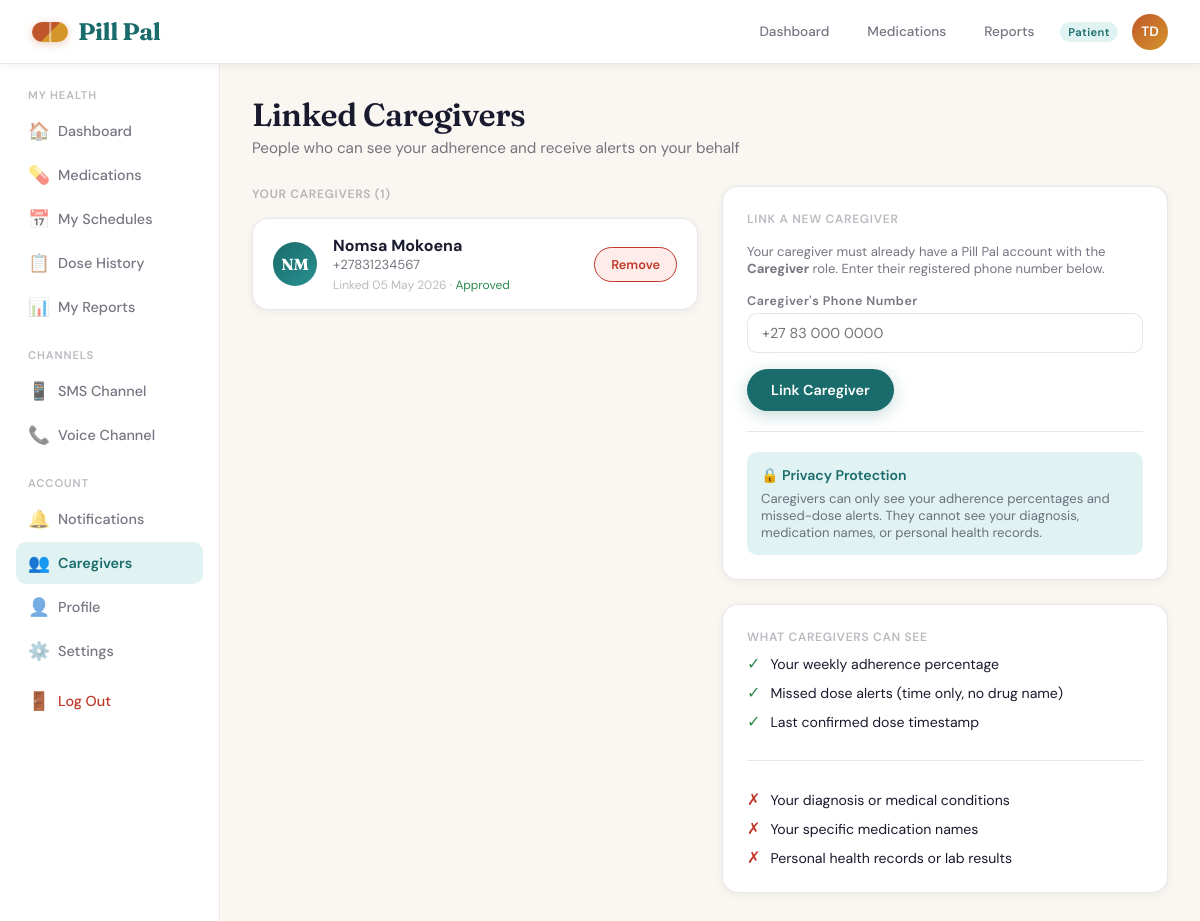
Page /accounts/caregivers/ (signed in) on the earlier database version.
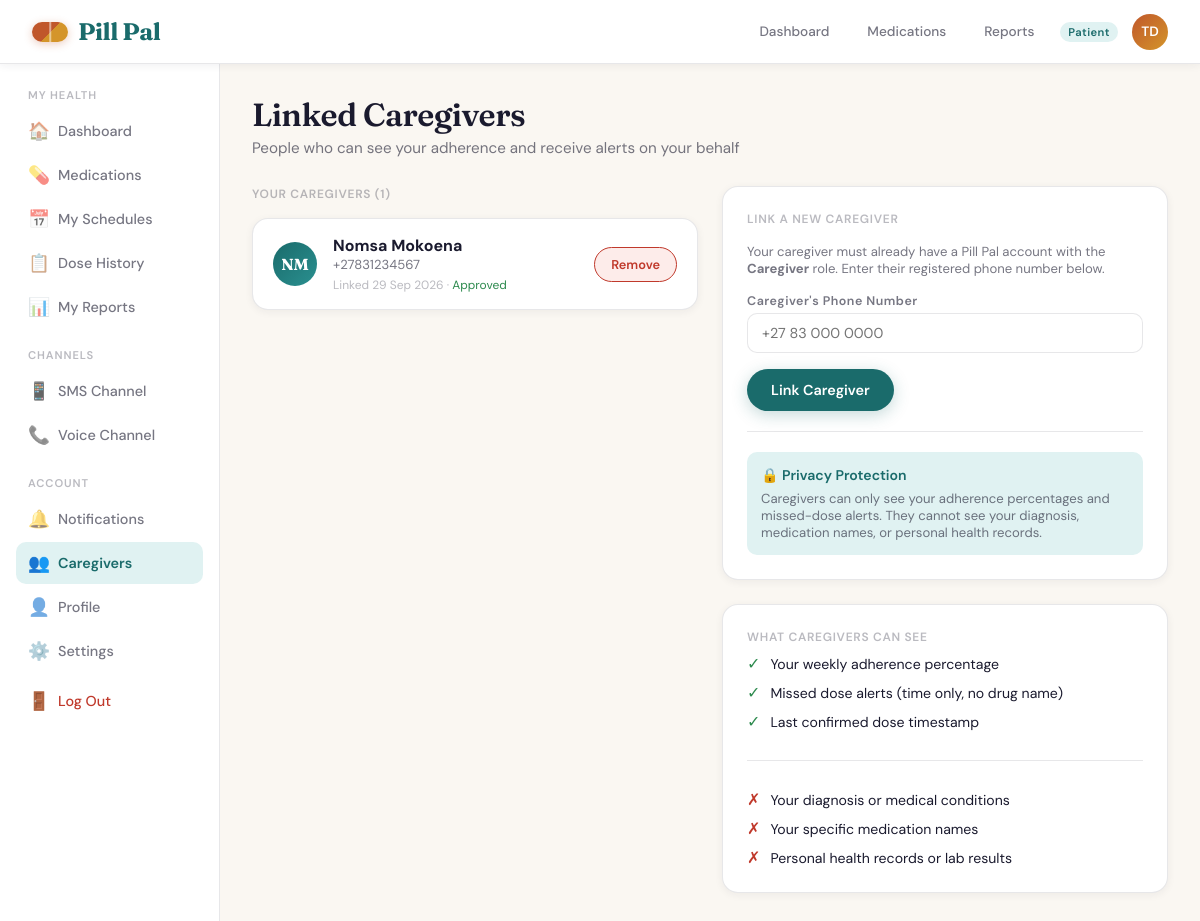
Same page on the later database version.
### accounts/models.py (models this page shows, shortened)
class CaregiverPatient(models.Model):
    caregiver = models.ForeignKey(User, on_delete=models.CASCADE, related_name='caregiving_links')
    patient = models.ForeignKey(User, on_delete=models.CASCADE, related_name='caregiver_links')
    approved = models.BooleanField(default=False)
    linked_date = models.DateTimeField(auto_now_add=True)
    class Meta:
        unique_together = ('caregiver', 'patient')

class User(AbstractUser):
    ROLE_CHOICES = [
        ('patient', 'Patient'),
        ('caregiver', 'Caregiver'),
        ('clinic_admin', 'Clinic Admin'),
        ('chw', 'Community Health Worker'),
    ]
    CHANNEL_CHOICES = [
        ('sms', 'SMS'),
        ('voice', 'Voice Call'),
        ('app', 'App Push Notification'),
    ]
    LANGUAGE_CHOICES = [
        ('en', 'English'),
        ('zu', 'isiZulu'),
        ('xh', 'isiXhosa'),
        ('st', 'Sesotho'),
        ('tn', 'Setswana'),
    ]
    role = models.CharField(max_length=20, choices=ROLE_CHOICES, default='patient')
    phone_number = models.CharField(max_length=20, blank=True)
    date_of_birth = models.DateField(null=True, blank=True)
    language_preference = models.CharField(max_length=5, choices=LANGUAGE_CHOICES, default='en')
    channel_preference = models.CharField(max_length=10, choices=CHANNEL_CHOICES, default='sms')
    clinic = models.ForeignKey('core.Clinic', on_delete=models.SET_NULL, null=True, blank=True, related_name='users')
    notif_reminders = models.BooleanField(default=True)
    notif_refill = models.BooleanField(default=True)
    notif_broadcasts = models.BooleanField(default=True)
    notif_weekly = models.BooleanField(default=False)
    notif_caregiver_alerts = models.BooleanField(default=True)
    @property
    def initials(self):
        parts = self.get_full_name().split()
        return ''.join(p[0] for p in parts[:2]).upper() if parts else self.username[:2].upper()

### accounts/views.py (the view, shortened to what this page needs)
# urls.py: path('caregivers/', views.caregiver_management, name='caregiver_management'),
@login_required
def caregiver_management(request):
    links = CaregiverPatient.objects.filter(patient=request.user).select_related('caregiver')
    links = CaregiverPatient.objects.filter(patient=request.user).select_related('caregiver')
    return render(request, 'core/caregiver_management.html', {'links': links})

### core/templates/core/caregiver_management.html (shortened to what the changed rows need)
{% extends 'core/base.html' %}
{% block content %}
<div class="page-header">
  <h1>Linked Caregivers</h1>
</div>
<div class="grid-2" style="align-items:start;gap:24px;">
  <div>
    {% if links %}
      {% for link in links %}
      <div class="card" style="display:flex;align-items:center;gap:16px;margin-bottom:12px;padding:16px 20px;">
        <div style="width:44px;height:44px;border-radius:50%;background:linear-gradient(135deg,var(--teal),var(--teal-light));display:flex;align-items:center;justify-content:center;color:white;font-family:'Fraunces',serif;font-weight:700;flex-shrink:0;">{{ link.caregiver.initials }}</div>
        <div style="flex:1;">
          <div style="font-weight:700;">{{ link.caregiver.get_full_name|default:link.caregiver.username }}</div>
          <div class="text-sm">{{ link.caregiver.phone_number }}</div>
          <div class="text-xs mt-4">Linked {{ link.linked_date|date:"d M Y" }} · {% if link.approved %}<span style="color:var(--green);">Approved</span>{% else %}<span style="color:var(--amber);">Pending</span>{% endif %}</div>
        </div>
        <form method="post">
          <button type="submit" class="btn btn-sm" style="background:var(--red-light);color:var(--red);border:1px solid var(--red);"
                  onclick="return confirm('Remove {{ link.caregiver.get_full_name }} as your caregiver?')">Remove</button>
        </form>
      </div>
      {% endfor %}
    {% else %}
      <div class="card" style="text-align:center;padding:36px;">
        <div style="font-size:2rem;margin-bottom:10px;">👥</div>
        <div style="font-weight:600;margin-bottom:6px;">No caregivers linked</div>
        <p class="text-sm">Add a caregiver to keep someone informed about your adherence.</p>
      </div>
    {% endif %}
  </div>
</div>
{% endblock %}

Differences in the rows shown:
changed CaregiverPatient "NM": linked_date "05 May 2026" → "29 Sep 2026"
